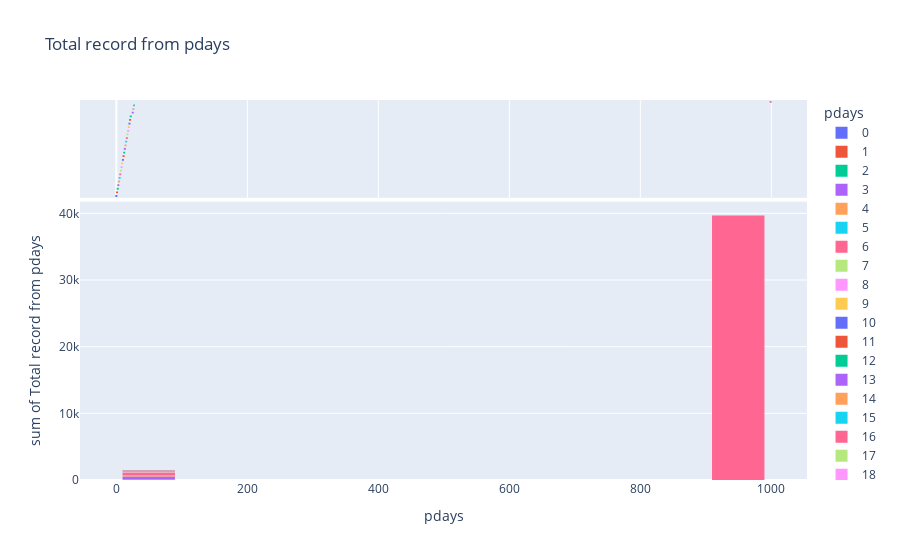

The code cell stored with this chart in its notebook:
### Code cell
fig_pd = px.histogram(cpdays, x="pdays", y="Total record from pdays", color="pdays", marginal="box",
                   title="Total record from pdays")
fig_pd.update_layout(bargap=0.2)
fig_pd.show()

### Figure 1 — Plotly figure (JSON) as saved in the notebook; plotly's stock layout.template omitted (floating-point values rounded to 4 significant figures)
{"data": [{"alignmentgroup": "True", "bingroup": "x", "histfunc": "sum", "hovertemplate": "pdays=%{x}<br>sum of Total record from pdays=%{y}<extra></extra>", "legendgroup": "0", "marker": {"color": "#636efa", "pattern": {"shape": ""}}, "name": "0", "offsetgroup": "0", "orientation": "v", "showlegend": true, "type": "histogram", "x": [0, 0], "xaxis": "x", "y": [5, 10], "yaxis": "y"}, {"alignmentgroup": "True", "hovertemplate": "pdays=%{x}<extra></extra>", "legendgroup": "0", "marker": {"color": "#636efa"}, "name": "0", "notched": true, "offsetgroup": "0", "showlegend": false, "type": "box", "x": [0, 0], "xaxis": "x2", "yaxis": "y2"}, {"alignmentgroup": "True", "bingroup": "x", "histfunc": "sum", "hovertemplate": "pdays=%{x}<br>sum of Total record from pdays=%{y}<extra></extra>", "legendgroup": "1", "marker": {"color": "#EF553B", "pattern": {"shape": ""}}, "name": "1", "offsetgroup": "1", "orientation": "v", "showlegend": true, "type": "histogram", "x": [1, 1], "xaxis": "x", "y": [18, 8], "yaxis": "y"}, {"alignmentgroup": "True", "hovertemplate": "pdays=%{x}<extra></extra>", "legendgroup": "1", "marker": {"color": "#EF553B"}, "name": "1", "notched": true, "offsetgroup": "1", "showlegend": false, "type": "box", "x": [1, 1], "xaxis": "x2", "yaxis": "y2"}, {"alignmentgroup": "True", "bingroup": "x", "histfunc": "sum", "hovertemplate": "pdays=%{x}<br>sum of Total record from pdays=%{y}<extra></extra>", "legendgroup": "2", "marker": {"color": "#00cc96", "pattern": {"shape": ""}}, "name": "2", "offsetgroup": "2", "orientation": "v", "showlegend": true, "type": "histogram", "x": [2, 2], "xaxis": "x", "y": [24, 37], "yaxis": "y"}, {"alignmentgroup": "True", "hovertemplate": "pdays=%{x}<extra></extra>", "legendgroup": "2", "marker": {"color": "#00cc96"}, "name": "2", "notched": true, "offsetgroup": "2", "showlegend": false, "type": "box", "x": [2, 2], "xaxis": "x2", "yaxis": "y2"}, {"alignmentgroup": "True", "bingroup": "x", "histfunc": "sum", "hovertemplate": "pdays=%{x}<br>sum of Total record from pdays=%{y}<extra></extra>", "legendgroup": "3", "marker": {"color": "#ab63fa", "pattern": {"shape": ""}}, "name": "3", "offsetgroup": "3", "orientation": "v", "showlegend": true, "type": "histogram", "x": [3, 3], "xaxis": "x", "y": [141, 298], "yaxis": "y"}, {"alignmentgroup": "True", "hovertemplate": "pdays=%{x}<extra></extra>", "legendgroup": "3", "marker": {"color": "#ab63fa"}, "name": "3", "notched": true, "offsetgroup": "3", "showlegend": false, "type": "box", "x": [3, 3], "xaxis": "x2", "yaxis": "y2"}, {"alignmentgroup": "True", "bingroup": "x", "histfunc": "sum", "hovertemplate": "pdays=%{x}<br>sum of Total record from pdays=%{y}<extra></extra>", "legendgroup": "4", "marker": {"color": "#FFA15A", "pattern": {"shape": ""}}, "name": "4", "offsetgroup": "4", "orientation": "v", "showlegend": true, "type": "histogram", "x": [4, 4], "xaxis": "x", "y": [55, 63], "yaxis": "y"}, {"alignmentgroup": "True", "hovertemplate": "pdays=%{x}<extra></extra>", "legendgroup": "4", "marker": {"color": "#FFA15A"}, "name": "4", "notched": true, "offsetgroup": "4", "showlegend": false, "type": "box", "x": [4, 4], "xaxis": "x2", "yaxis": "y2"}, {"alignmentgroup": "True", "bingroup": "x", "histfunc": "sum", "hovertemplate": "pdays=%{x}<br>sum of Total record from pdays=%{y}<extra></extra>", "legendgroup": "5", "marker": {"color": "#19d3f3", "pattern": {"shape": ""}}, "name": "5", "offsetgroup": "5", "orientation": "v", "showlegend": true, "type": "histogram", "x": [5, 5], "xaxis": "x", "y": [17, 29], "yaxis": "y"}, {"alignmentgroup": "True", "hovertemplate": "pdays=%{x}<extra></extra>", "legendgroup": "5", "marker": {"color": "#19d3f3"}, "name": "5", "notched": true, "offsetgroup": "5", "showlegend": false, "type": "box", "x": [5, 5], "xaxis": "x2", "yaxis": "y2"}, {"alignmentgroup": "True", "bingroup": "x", "histfunc": "sum", "hovertemplate": "pdays=%{x}<br>sum of Total record from pdays=%{y}<extra></extra>", "legendgroup": "6", "marker": {"color": "#FF6692", "pattern": {"shape": ""}}, "name": "6", "offsetgroup": "6", "orientation": "v", "showlegend": true, "type": "histogram", "x": [6, 6], "xaxis": "x", "y": [123, 289], "yaxis": "y"}, {"alignmentgroup": "True", "hovertemplate": "pdays=%{x}<extra></extra>", "legendgroup": "6", "marker": {"color": "#FF6692"}, "name": "6", "notched": true, "offsetgroup": "6", "showlegend": false, "type": "box", "x": [6, 6], "xaxis": "x2", "yaxis": "y2"}, {"alignmentgroup": "True", "bingroup": "x", "histfunc": "sum", "hovertemplate": "pdays=%{x}<br>sum of Total record from pdays=%{y}<extra></extra>", "legendgroup": "7", "marker": {"color": "#B6E880", "pattern": {"shape": ""}}, "name": "7", "offsetgroup": "7", "orientation": "v", "showlegend": true, "type": "histogram", "x": [7, 7], "xaxis": "x", "y": [20, 40], "yaxis": "y"}, {"alignmentgroup": "True", "hovertemplate": "pdays=%{x}<extra></extra>", "legendgroup": "7", "marker": {"color": "#B6E880"}, "name": "7", "notched": true, "offsetgroup": "7", "showlegend": false, "type": "box", "x": [7, 7], "xaxis": "x2", "yaxis": "y2"}, {"alignmentgroup": "True", "bingroup": "x", "histfunc": "sum", "hovertemplate": "pdays=%{x}<br>sum of Total record from pdays=%{y}<extra></extra>", "legendgroup": "8", "marker": {"color": "#FF97FF", "pattern": {"shape": ""}}, "name": "8", "offsetgroup": "8", "orientation": "v", "showlegend": true, "type": "histogram", "x": [8, 8], "xaxis": "x", "y": [6, 12], "yaxis": "y"}, {"alignmentgroup": "True", "hovertemplate": "pdays=%{x}<extra></extra>", "legendgroup": "8", "marker": {"color": "#FF97FF"}, "name": "8", "notched": true, "offsetgroup": "8", "showlegend": false, "type": "box", "x": [8, 8], "xaxis": "x2", "yaxis": "y2"}, {"alignmentgroup": "True", "bingroup": "x", "histfunc": "sum", "hovertemplate": "pdays=%{x}<br>sum of Total record from pdays=%{y}<extra></extra>", "legendgroup": "9", "marker": {"color": "#FECB52", "pattern": {"shape": ""}}, "name": "9", "offsetgroup": "9", "orientation": "v", "showlegend": true, "type": "histogram", "x": [9, 9], "xaxis": "x", "y": [29, 35], "yaxis": "y"}, {"alignmentgroup": "True", "hovertemplate": "pdays=%{x}<extra></extra>", "legendgroup": "9", "marker": {"color": "#FECB52"}, "name": "9", "notched": true, "offsetgroup": "9", "showlegend": false, "type": "box", "x": [9, 9], "xaxis": "x2", "yaxis": "y2"}, {"alignmentgroup": "True", "bingroup": "x", "histfunc": "sum", "hovertemplate": "pdays=%{x}<br>sum of Total record from pdays=%{y}<extra></extra>", "legendgroup": "10", "marker": {"color": "#636efa", "pattern": {"shape": ""}}, "name": "10", "offsetgroup": "10", "orientation": "v", "showlegend": true, "type": "histogram", "x": [10, 10], "xaxis": "x", "y": [22, 30], "yaxis": "y"}, {"alignmentgroup": "True", "hovertemplate": "pdays=%{x}<extra></extra>", "legendgroup": "10", "marker": {"color": "#636efa"}, "name": "10", "notched": true, "offsetgroup": "10", "showlegend": false, "type": "box", "x": [10, 10], "xaxis": "x2", "yaxis": "y2"}, {"alignmentgroup": "True", "bingroup": "x", "histfunc": "sum", "hovertemplate": "pdays=%{x}<br>sum of Total record from pdays=%{y}<extra></extra>", "legendgroup": "11", "marker": {"color": "#EF553B", "pattern": {"shape": ""}}, "name": "11", "offsetgroup": "11", "orientation": "v", "showlegend": true, "type": "histogram", "x": [11, 11], "xaxis": "x", "y": [13, 15], "yaxis": "y"}, {"alignmentgroup": "True", "hovertemplate": "pdays=%{x}<extra></extra>", "legendgroup": "11", "marker": {"color": "#EF553B"}, "name": "11", "notched": true, "offsetgroup": "11", "showlegend": false, "type": "box", "x": [11, 11], "xaxis": "x2", "yaxis": "y2"}, {"alignmentgroup": "True", "bingroup": "x", "histfunc": "sum", "hovertemplate": "pdays=%{x}<br>sum of Total record from pdays=%{y}<extra></extra>", "legendgroup": "12", "marker": {"color": "#00cc96", "pattern": {"shape": ""}}, "name": "12", "offsetgroup": "12", "orientation": "v", "showlegend": true, "type": "histogram", "x": [12, 12], "xaxis": "x", "y": [32, 26], "yaxis": "y"}, {"alignmentgroup": "True", "hovertemplate": "pdays=%{x}<extra></extra>", "legendgroup": "12", "marker": {"color": "#00cc96"}, "name": "12", "notched": true, "offsetgroup": "12", "showlegend": false, "type": "box", "x": [12, 12], "xaxis": "x2", "yaxis": "y2"}, {"alignmentgroup": "True", "bingroup": "x", "histfunc": "sum", "hovertemplate": "pdays=%{x}<br>sum of Total record from pdays=%{y}<extra></extra>", "legendgroup": "13", "marker": {"color": "#ab63fa", "pattern": {"shape": ""}}, "name": "13", "offsetgroup": "13", "orientation": "v", "showlegend": true, "type": "histogram", "x": [13, 13], "xaxis": "x", "y": [8, 28], "yaxis": "y"}, {"alignmentgroup": "True", "hovertemplate": "pdays=%{x}<extra></extra>", "legendgroup": "13", "marker": {"color": "#ab63fa"}, "name": "13", "notched": true, "offsetgroup": "13", "showlegend": false, "type": "box", "x": [13, 13], "xaxis": "x2", "yaxis": "y2"}, {"alignmentgroup": "True", "bingroup": "x", "histfunc": "sum", "hovertemplate": "pdays=%{x}<br>sum of Total record from pdays=%{y}<extra></extra>", "legendgroup": "14", "marker": {"color": "#FFA15A", "pattern": {"shape": ""}}, "name": "14", "offsetgroup": "14", "orientation": "v", "showlegend": true, "type": "histogram", "x": [14, 14], "xaxis": "x", "y": [9, 11], "yaxis": "y"}, {"alignmentgroup": "True", "hovertemplate": "pdays=%{x}<extra></extra>", "legendgroup": "14", "marker": {"color": "#FFA15A"}, "name": "14", "notched": true, "offsetgroup": "14", "showlegend": false, "type": "box", "x": [14, 14], "xaxis": "x2", "yaxis": "y2"}, {"alignmentgroup": "True", "bingroup": "x", "histfunc": "sum", "hovertemplate": "pdays=%{x}<br>sum of Total record from pdays=%{y}<extra></extra>", "legendgroup": "15", "marker": {"color": "#19d3f3", "pattern": {"shape": ""}}, "name": "15", "offsetgroup": "15", "orientation": "v", "showlegend": true, "type": "histogram", "x": [15, 15], "xaxis": "x", "y": [8, 16], "yaxis": "y"}, {"alignmentgroup": "True", "hovertemplate": "pdays=%{x}<extra></extra>", "legendgroup": "15", "marker": {"color": "#19d3f3"}, "name": "15", "notched": true, "offsetgroup": "15", "showlegend": false, "type": "box", "x": [15, 15], "xaxis": "x2", "yaxis": "y2"}, {"alignmentgroup": "True", "bingroup": "x", "histfunc": "sum", "hovertemplate": "pdays=%{x}<br>sum of Total record from pdays=%{y}<extra></extra>", "legendgroup": "16", "marker": {"color": "#FF6692", "pattern": {"shape": ""}}, "name": "16", "offsetgroup": "16", "orientation": "v", "showlegend": true, "type": "histogram", "x": [16, 16], "xaxis": "x", "y": [5, 6], "yaxis": "y"}, {"alignmentgroup": "True", "hovertemplate": "pdays=%{x}<extra></extra>", "legendgroup": "16", "marker": {"color": "#FF6692"}, "name": "16", "notched": true, "offsetgroup": "16", "showlegend": false, "type": "box", "x": [16, 16], "xaxis": "x2", "yaxis": "y2"}, {"alignmentgroup": "True", "bingroup": "x", "histfunc": "sum", "hovertemplate": "pdays=%{x}<br>sum of Total record from pdays=%{y}<extra></extra>", "legendgroup": "17", "marker": {"color": "#B6E880", "pattern": {"shape": ""}}, "name": "17", "offsetgroup": "17", "orientation": "v", "showlegend": true, "type": "histogram", "x": [17, 17], "xaxis": "x", "y": [6, 2], "yaxis": "y"}, {"alignmentgroup": "True", "hovertemplate": "pdays=%{x}<extra></extra>", "legendgroup": "17", "marker": {"color": "#B6E880"}, "name": "17", "notched": true, "offsetgroup": "17", "showlegend": false, "type": "box", "x": [17, 17], "xaxis": "x2", "yaxis": "y2"}, {"alignmentgroup": "True", "bingroup": "x", "histfunc": "sum", "hovertemplate": "pdays=%{x}<br>sum of Total record from pdays=%{y}<extra></extra>", "legendgroup": "18", "marker": {"color": "#FF97FF", "pattern": {"shape": ""}}, "name": "18", "offsetgroup": "18", "orientation": "v", "showlegend": true, "type": "histogram", "x": [18, 18], "xaxis": "x", "y": [3, 4], "yaxis": "y"}, {"alignmentgroup": "True", "hovertemplate": "pdays=%{x}<extra></extra>", "legendgroup": "18", "marker": {"color": "#FF97FF"}, "name": "18", "notched": true, "offsetgroup": "18", "showlegend": false, "type": "box", "x": [18, 18], "xaxis": "x2", "yaxis": "y2"}, {"alignmentgroup": "True", "bingroup": "x", "histfunc": "sum", "hovertemplate": "pdays=%{x}<br>sum of Total record from pdays=%{y}<extra></extra>", "legendgroup": "19", "marker": {"color": "#FECB52", "pattern": {"shape": ""}}, "name": "19", "offsetgroup": "19", "orientation": "v", "showlegend": true, "type": "histogram", "x": [19, 19], "xaxis": "x", "y": [2, 1], "yaxis": "y"}, {"alignmentgroup": "True", "hovertemplate": "pdays=%{x}<extra></extra>", "legendgroup": "19", "marker": {"color": "#FECB52"}, "name": "19", "notched": true, "offsetgroup": "19", "showlegend": false, "type": "box", "x": [19, 19], "xaxis": "x2", "yaxis": "y2"}, {"alignmentgroup": "True", "bingroup": "x", "histfunc": "sum", "hovertemplate": "pdays=%{x}<br>sum of Total record from pdays=%{y}<extra></extra>", "legendgroup": "20", "marker": {"color": "#636efa", "pattern": {"shape": ""}}, "name": "20", "offsetgroup": "20", "orientation": "v", "showlegend": true, "type": "histogram", "x": [20], "xaxis": "x", "y": [1], "yaxis": "y"}, {"alignmentgroup": "True", "hovertemplate": "pdays=%{x}<extra></extra>", "legendgroup": "20", "marker": {"color": "#636efa"}, "name": "20", "notched": true, "offsetgroup": "20", "showlegend": false, "type": "box", "x": [20], "xaxis": "x2", "yaxis": "y2"}, {"alignmentgroup": "True", "bingroup": "x", "histfunc": "sum", "hovertemplate": "pdays=%{x}<br>sum of Total record from pdays=%{y}<extra></extra>", "legendgroup": "21", "marker": {"color": "#EF553B", "pattern": {"shape": ""}}, "name": "21", "offsetgroup": "21", "orientation": "v", "showlegend": true, "type": "histogram", "x": [21], "xaxis": "x", "y": [2], "yaxis": "y"}, {"alignmentgroup": "True", "hovertemplate": "pdays=%{x}<extra></extra>", "legendgroup": "21", "marker": {"color": "#EF553B"}, "name": "21", "notched": true, "offsetgroup": "21", "showlegend": false, "type": "box", "x": [21], "xaxis": "x2", "yaxis": "y2"}, {"alignmentgroup": "True", "bingroup": "x", "histfunc": "sum", "hovertemplate": "pdays=%{x}<br>sum of Total record from pdays=%{y}<extra></extra>", "legendgroup": "22", "marker": {"color": "#00cc96", "pattern": {"shape": ""}}, "name": "22", "offsetgroup": "22", "orientation": "v", "showlegend": true, "type": "histogram", "x": [22, 22], "xaxis": "x", "y": [1, 2], "yaxis": "y"}, {"alignmentgroup": "True", "hovertemplate": "pdays=%{x}<extra></extra>", "legendgroup": "22", "marker": {"color": "#00cc96"}, "name": "22", "notched": true, "offsetgroup": "22", "showlegend": false, "type": "box", "x": [22, 22], "xaxis": "x2", "yaxis": "y2"}, {"alignmentgroup": "True", "bingroup": "x", "histfunc": "sum", "hovertemplate": "pdays=%{x}<br>sum of Total record from pdays=%{y}<extra></extra>", "legendgroup": "25", "marker": {"color": "#ab63fa", "pattern": {"shape": ""}}, "name": "25", "offsetgroup": "25", "orientation": "v", "showlegend": true, "type": "histogram", "x": [25], "xaxis": "x", "y": [1], "yaxis": "y"}, {"alignmentgroup": "True", "hovertemplate": "pdays=%{x}<extra></extra>", "legendgroup": "25", "marker": {"color": "#ab63fa"}, "name": "25", "notched": true, "offsetgroup": "25", "showlegend": false, "type": "box", "x": [25], "xaxis": "x2", "yaxis": "y2"}, {"alignmentgroup": "True", "bingroup": "x", "histfunc": "sum", "hovertemplate": "pdays=%{x}<br>sum of Total record from pdays=%{y}<extra></extra>", "legendgroup": "26", "marker": {"color": "#FFA15A", "pattern": {"shape": ""}}, "name": "26", "offsetgroup": "26", "orientation": "v", "showlegend": true, "type": "histogram", "x": [26], "xaxis": "x", "y": [1], "yaxis": "y"}, {"alignmentgroup": "True", "hovertemplate": "pdays=%{x}<extra></extra>", "legendgroup": "26", "marker": {"color": "#FFA15A"}, "name": "26", "notched": true, "offsetgroup": "26", "showlegend": false, "type": "box", "x": [26], "xaxis": "x2", "yaxis": "y2"}, {"alignmentgroup": "True", "bingroup": "x", "histfunc": "sum", "hovertemplate": "pdays=%{x}<br>sum of Total record from pdays=%{y}<extra></extra>", "legendgroup": "27", "marker": {"color": "#19d3f3", "pattern": {"shape": ""}}, "name": "27", "offsetgroup": "27", "orientation": "v", "showlegend": true, "type": "histogram", "x": [27], "xaxis": "x", "y": [1], "yaxis": "y"}, {"alignmentgroup": "True", "hovertemplate": "pdays=%{x}<extra></extra>", "legendgroup": "27", "marker": {"color": "#19d3f3"}, "name": "27", "notched": true, "offsetgroup": "27", "showlegend": false, "type": "box", "x": [27], "xaxis": "x2", "yaxis": "y2"}, {"alignmentgroup": "True", "bingroup": "x", "histfunc": "sum", "hovertemplate": "pdays=%{x}<br>sum of Total record from pdays=%{y}<extra></extra>", "legendgroup": "999", "marker": {"color": "#FF6692", "pattern": {"shape": ""}}, "name": "999", "offsetgroup": "999", "orientation": "v", "showlegend": true, "type": "histogram", "x": [999, 999], "xaxis": "x", "y": [36000, 3673], "yaxis": "y"}, {"alignmentgroup": "True", "hovertemplate": "pdays=%{x}<extra></extra>", "legendgroup": "999", "marker": {"color": "#FF6692"}, "name": "999", "notched": true, "offsetgroup": "999", "showlegend": false, "type": "box", "x": [999, 999], "xaxis": "x2", "yaxis": "y2"}], "layout": {"bargap": 0.2, "barmode": "relative", "legend": {"title": {"text": "pdays"}, "tracegroupgap": 0}, "title": {"text": "Total record from pdays"}, "xaxis": {"anchor": "y", "categoryarray": [0, 1, 2, 3, 4, 5, 6, 7, 8, 9, 10, 11, 12, 13, 14, 15, 16, 17, 18, 19, 20, 21, 22, 25, 26, 27, 999], "categoryorder": "array", "domain": [0, 1], "title": {"text": "pdays"}}, "xaxis2": {"anchor": "y2", "domain": [0, 1], "matches": "x", "showgrid": true, "showticklabels": false}, "yaxis": {"anchor": "x", "domain": [0, 0.7326], "title": {"text": "sum of Total record from pdays"}}, "yaxis2": {"anchor": "x2", "domain": [0.7426, 1], "matches": "y2", "showgrid": false, "showline": false, "showticklabels": false, "ticks": ""}}}
